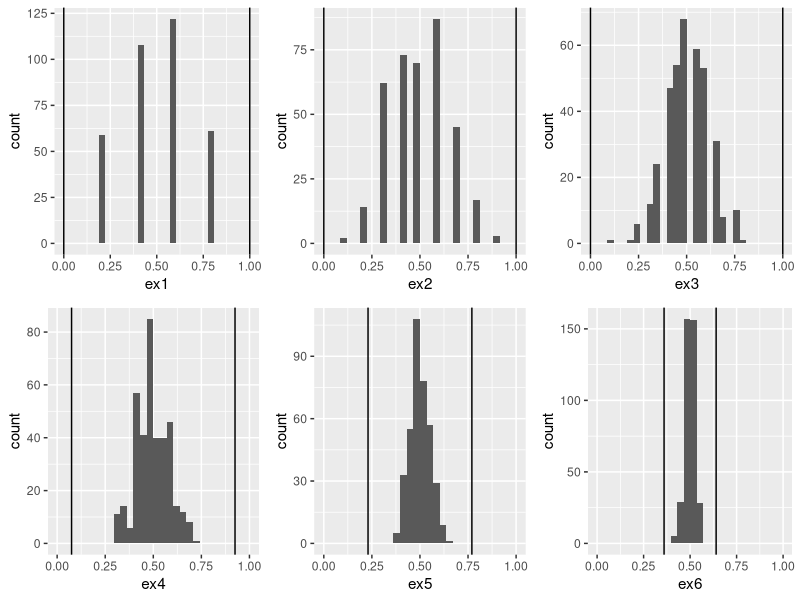

Generate this figure with R:
library(ggplot2)
library(ggpubr)

ex1<-rbinom(n=375,size=5,prob=0.5)/5

ex2<-rbinom(n=375,size=10,prob=0.5)/10

ex3<-rbinom(n=375,size=20,prob=0.5)/20

ex4<-rbinom(n=375,size=40,prob=0.5)/40

ex5<-rbinom(n=375,size=100,prob=0.5)/100

ex6<-rbinom(n=375,size=400,prob=0.5)/400

ggarrange(
  ggplot()+
    geom_histogram(aes(x=ex1))+
    geom_vline(xintercept = qbinom(8.699813e-09,size=5,prob=.5)/5)+
    geom_vline(xintercept = qbinom(1-8.699813e-09,size=5,prob=.5)/5)+
    xlim(0,1),
  ggplot()+
    geom_histogram(aes(x=ex2))+
    geom_vline(xintercept = qbinom(8.699813e-09,size=10,prob=.5)/10)+
    geom_vline(xintercept = qbinom(1-8.699813e-09,size=10,prob=.5)/10)+
    xlim(0,1),
  ggplot()+
    geom_histogram(aes(x=ex3))+
    geom_vline(xintercept = qbinom(8.699813e-09,size=20,prob=.5)/20)+
    geom_vline(xintercept = qbinom(1-8.699813e-09,size=20,prob=.5)/20)+
    xlim(0,1),
  ggplot()+
    geom_histogram(aes(x=ex4))+
    geom_vline(xintercept = qbinom(8.699813e-09,size=40,prob=.5)/40)+
    geom_vline(xintercept = qbinom(1-8.699813e-09,size=40,prob=.5)/40)+
    xlim(0,1),
  ggplot()+
    geom_histogram(aes(x=ex5))+
    geom_vline(xintercept = qbinom(8.699813e-09,size=100,prob=.5)/100)+
    geom_vline(xintercept = qbinom(1-8.699813e-09,size=100,prob=.5)/100)+
    xlim(0,1),
  ggplot()+
    geom_histogram(aes(x=ex6))+
    geom_vline(xintercept = qbinom(8.699813e-09,size=400,prob=.5)/400)+
    geom_vline(xintercept = qbinom(1-8.699813e-09,size=400,prob=.5)/400)+
    xlim(0,1)
  
)
